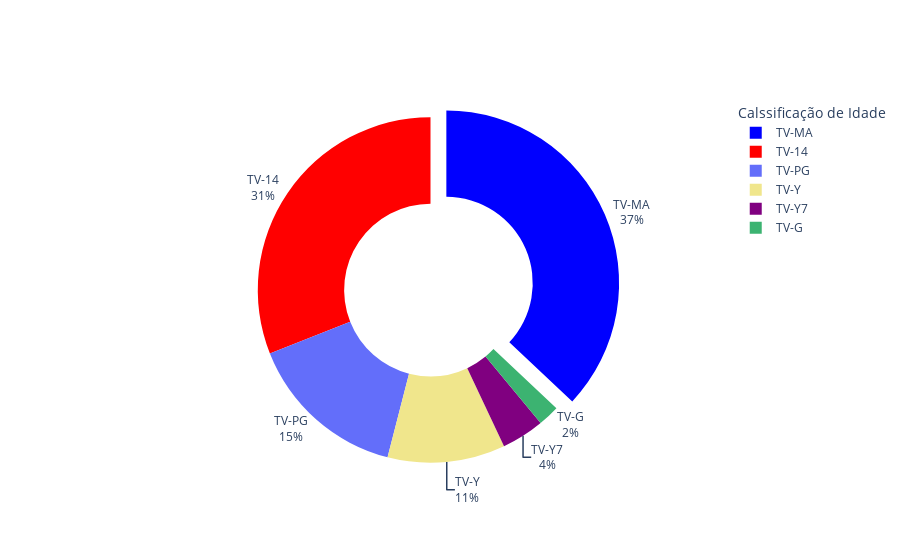

The notebook cell saved with this chart:
### Markdown cell above
### Gráfico de pizza

### Code cell
rating = ['TV-14', 'TV-G', 'TV-MA', 'TV-PG', 'TV-Y', 'TV-Y7']
c = 658
quantidade = [205,14,246,96,73,24]
quantidade_r=[round(((i/c)*100)) for i in quantidade]

cores_marcadores = ['red', 'MediumSeaGreen', 'blue', 'limegree', 'khaki', 'purple']

fig = go.Figure(data = go.Pie(labels = rating,
                              values = quantidade_r,
                              marker_colors = cores_marcadores,
                              hole = 0.5,
                              pull = [0, 0, 0.10, 0, 0, 0]))

fig.update_traces(textposition = "outside", textinfo="percent+label")
fig.update_layout(legend_title_text="Calssificação de Idade",)
fig.show()

### Figure 1 — Plotly figure (JSON) as saved in the notebook; plotly's stock layout.template omitted (floating-point values rounded to 4 significant figures)
{"data": [{"hole": 0.5, "labels": ["TV-14", "TV-G", "TV-MA", "TV-PG", "TV-Y", "TV-Y7"], "marker": {"colors": ["red", "MediumSeaGreen", "blue", "limegree", "khaki", "purple"]}, "pull": [0, 0, 0.1, 0, 0, 0], "textinfo": "percent+label", "textposition": "outside", "type": "pie", "values": [31, 2, 37, 15, 11, 4]}], "layout": {"autosize": true, "legend": {"title": {"text": "Calssificação de Idade"}}}}
